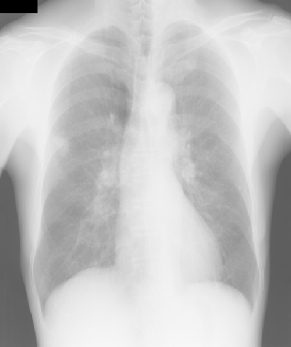
#> input picture Challenge1/imgs/chest.png, 291 x 347 px
$ jupyter execute Histogram_Equalization.ipynb
#> lines starting #> are read from the running program, lines starting #| are printed output that depends on the picture
<font size=6  color=#003366> <div style="text-align: center"> [LGBIO2050] - Medical Imaging <br><br>
<div style="text-align: center"> Challenge 1 - Histogram Equalization  </font> <br><br><br>

<font size=5  color=#003366>
<div style="text-align: left"> Professors :
<font size=4  color=#003366>
<div style="text-align: left"> Prof. G. Kerckhofs
<div style="text-align: left"> Prof. J. Lee <br>
<div style="text-align: left"> Prof. B. Macq <br>
<div style="text-align: left"> Prof. F. Peeters
<font size=5  color=#003366>

<br> <br>
<div style="text-align: left"> Teaching assistants :
<font size=4  color=#003366>
<div style="text-align: left"> Damien Dasnoy-Sumell (damien.dasnoy@uclouvain.be)<br>
<div style="text-align: left">Estelle Loÿen (estelle.loyen@uclouvain.be)
<font size=5  color=#003366>
<div style="text-align: right"> 2021-2022 </div>
<br><br>
</font>

<font size=5  color=#003366>
<div style="text-align: left"> Students :
<font size=4  color=#003366>
<div style="text-align: left"> Conet Brieuc(11181800)<br>
<div style="text-align: left"> Deside Guillaume (39731800)<br>
<div style="text-align: left"> Loffet Alexandre (54701700)
<font size=5  color=#003366>

</font>

<font size=6 color=#009999> 1. Guidelines and Deliverables </font> <br>
   - This assignment is due on **The 14th October 2021**.
   - Copying code or answers from other groups (or from the internet) is strictly forbidden. Each source of inspiration must be clearly indicated.
   - The jupyter notebook containing the code and **detailed answers** to the questions must be delivered in an
archive (.zip folder) on Moodle. The answers have to be written in English.<br> <br>

<font size=6 color=#009999> 2. Context and objective </font> <br> <br>
<div style="text-align: justify">It happens that images contain significant amount of details which are not visually perceptible.
One reason for this may be that these images are poorly contrasted, i.e., they have a poor dynamic range in their
pixel intensities. In such situation, applying a transformation to the image that will stretch its dynamic range is
often desirable.<br>

The normalised histogram of a gray level image is defined by the following equation:

$$ p_{r}(k)=\frac{n_{k}}{N}$$

<div style="text-align: justify">where $n_{k}$  is the the number of pixels with gray level $k$ and $k = 0, 1, ...L-1$ and $N$ is the total number of
pixels. $p_{r}(k)$ can be interpreted as the probability of occurrence of gray level $k$. A plot of $n_{k}$ versus $k$ is known as a histogram.<br>


<div style="text-align: justify">Gray level transformations applied to the histogram are among the simplest of image enhancement techniques. However, such transforms have a wide range of applications despite their simplicity.<br>

Histogram Equalization (HE) is the transformation of the histogram denoted by $T$ and depicted by the Equation:

$$ s(k) = T(r_{k})= \sum_{j=0}^{k} p_{r}(r_{j}) = \sum_{j=0}^{k}\frac{n_{j}}{N} $$

<font size=6 color=#009999> 3. Data importation </font> <br> <br>

<div class="alert alert-info">
<b>QUESTION 1</b>  <br>
In the following cell, import the images of the chest and knee radiographs (chest.png & knee.jpeg).

### Import

[cell 1]
from skimage.io import imread
from skimage.color import rgb2gray
import matplotlib.pyplot as plt
import numpy as np

[cell 2]
nb_bins = 256 #use in histogram

### Chest's image + histogram

[cell 3]
img_chest = imread("imgs/chest.png")
#> img_chest is the input picture: shape (347, 291, 3); min 0, max 247, mean 196.1
fig =plt.figure(figsize=(16,8))
fig.set_size_inches(18.5, 10.5)

ax1=fig.add_subplot(221)
ax1.imshow(img_chest,cmap="gray")

ax2=fig.add_subplot(222)
ax2.hist(img_chest.flatten()/255,bins=nb_bins)


ax1.title.set_text('Chest radiograph')
ax2.title.set_text('Histogram for chest radiograph')
plt.show()
#> figure, not shown here; panel 2: tallest bar 7242 high, from x = 0.935 to 0.938

### Knee's image + histogram

[cell 4]
img_knee = imread("imgs/knee.jpeg")
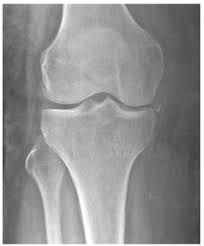
#> input picture Challenge1/imgs/knee.jpeg, 204 x 246 px
#> img_knee is the input picture: shape (246, 204, 3); min 54, max 255, mean 145.7

fig =plt.figure(figsize=(16,8))
fig.set_size_inches(18.5, 10.5)

ax1=fig.add_subplot(221)
ax1.imshow(img_knee,cmap="gray")

ax2=fig.add_subplot(222)
ax2.hist(img_knee.flatten()/255,bins=nb_bins)

ax1.title.set_text('Knee radiograph')
ax2.title.set_text('Histogram for knee radiograph')
plt.show()
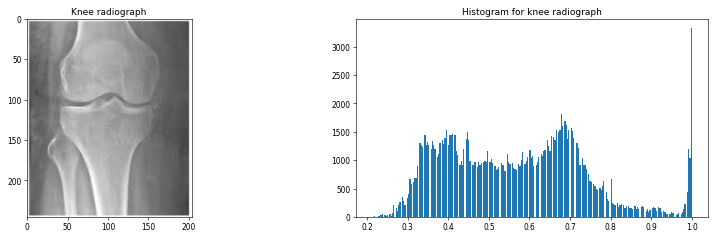
#> figure drawn by matplotlib, 2 panels; panel 2: tallest bar 3327 high, from x = 0.997 to 1

<font size=6 color=#009999> 4. Histogram Equalization implementation </font> <br> <br>
<div class="alert alert-info">
<b>QUESTION 2</b>  <br>
Implement (by yourself!) the Histogram Equalization method.

<div style="text-align: justify">You are not allowed to use implemented version of the code (openCV, Skimage, PIL,...). Show your results on the chest and knee radiographs and comment. Show the effect on the image histogram and comment.

### implementation of Histogram Equalization

[cell 5]
def histeq(img):
    """
    img : image on which we apply transformation

    return image with transformation
    """
    arr =img.flatten()
    hist = np.zeros(256)
    for k in arr :
        hist[k] += 1
#> after the loop, hist = 256 values, max 7242 at index 239, min 0 at index 1, mean 1183.3
    hist = hist/len(arr)
#> hist = 256 values, max 0.0239 at index 239, min 0 at index 1, mean 0.00391
    new_hist= np.cumsum(hist)
#> new_hist = 256 values from 0.00476 to 1
    new_hist=new_hist*255
#> new_hist = 256 values from 1.21 to 255
    img_new = new_hist[arr]
    img_new = np.reshape(img_new,img.shape)
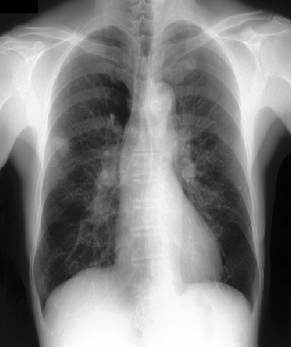
#> img_new: shape (347, 291, 3) float64; min 1.21, max 255, mean 128.9
    return img_new

[cell 6]
def csum(img):
    arr =img.flatten()
    hist = np.zeros(256)
    for k in arr :
        hist[k] += 1
    hist = hist/len(arr)
    new_hist= np.cumsum(hist)
    return new_hist

### Histogram Equalization of chest's image

[cell 7]
new_img_chest = histeq(img_chest)

fig = plt.figure(figsize=(16,8))
fig.set_size_inches(18.5, 10.5)


ax1 = fig.add_subplot(221)
ax1.imshow(rgb2gray(new_img_chest),cmap="gray")
ax1.title.set_text("chest radiograph after Histogram Equalization")

ax2 = fig.add_subplot(222)
ax2.hist(new_img_chest.flatten()/255,bins=nb_bins)
ax2.title.set_text("Histogram of chest after Histogram Equalization")
plt.show()
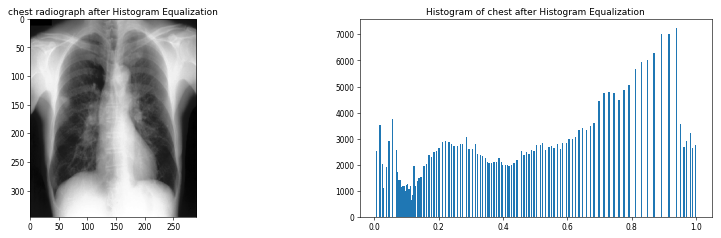
#> figure drawn by matplotlib, 2 panels; panel 2: tallest bar 7242 high, from x = 0.938 to 0.942

#### Comparasion of cumulative sum

[cell 8]
chest_cumsum = csum(img_chest)
#> after the loop in csum, `for k in arr :`: hist = 256 values, max 7242 at index 239, min 0 at index 1, mean 1183.3
#> in csum, `hist = hist/len(arr)`: hist = 256 values, max 0.0239 at index 239, min 0 at index 1, mean 0.00391
#> in csum, `new_hist= np.cumsum(hist)`: new_hist = 256 values from 0.00476 to 1
#> chest_cumsum = 256 values from 0.00476 to 1

chest_hist_cumsum = csum(new_img_chest.astype(int))
#> chest_hist_cumsum = 256 values from 0 to 1


fig = plt.figure(figsize=(16,8))

ax1 = fig.add_subplot(221)
ax1.plot(np.arange(0,256,1),chest_cumsum)
ax1.title.set_text("Cumulative sum of original chest radiograph")

ax2 = fig.add_subplot(222)
ax2.plot(np.arange(0,256,1),chest_hist_cumsum)
ax2.title.set_text("Cumulative sum of chest radiograph after Histogram Equalization")
plt.show()
#> figure, not shown here; panel 1: curve peaks at x = 247, y = 1; panel 2: curve peaks at x = 254, y = 1

[cell 9]
fig = plt.figure(figsize=(16,8))
fig.set_size_inches(18.5, 10.5)

ax1 = fig.add_subplot(221)
ax1.imshow(rgb2gray(new_img_chest),cmap="gray")
ax1.title.set_text("chest radiograph after Histogram Equalization")

ax2 = fig.add_subplot(222)
ax2.imshow(img_chest,cmap ="gray")
ax2.title.set_text("chest original radiograph")
plt.show()
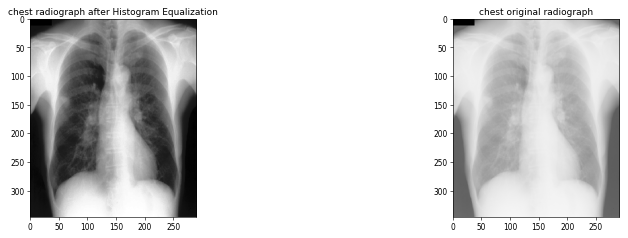
#> figure drawn by matplotlib, 2 panels

### Histogram Equalization of knee's image

[cell 10]
new_img_knee= histeq(img_knee)
#> the loop in histeq (call 2), `for k in arr :` made 150552 passes
#> k on passes 1 to 3: 249, 249, 249
#> after the loop in histeq (call 2), `for k in arr :`: hist = 256 values, max 3327 at index 255, min 0 at index 0, mean 588.1
#> in histeq (call 2), `hist = hist/len(arr)`: hist = 256 values, max 0.0221 at index 255, min 0 at index 0, mean 0.00391
#> in histeq (call 2), `new_hist= np.cumsum(hist)`: new_hist = 256 values from 0 to 1
#> in histeq (call 2), `new_hist=new_hist*255`: new_hist = 256 values from 0 to 255
#> in histeq (call 2), `img_new = np.reshape(img_new,img.shape)`:
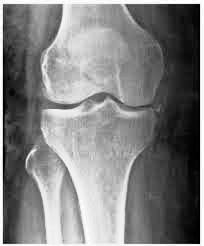
#> img_new: shape (246, 204, 3) float64; min 0.0102, max 255, mean 128.5

fig = plt.figure(figsize=(16,8))
fig.set_size_inches(18.5, 10.5)

ax1 = fig.add_subplot(221)
ax1.imshow(rgb2gray(new_img_knee),cmap="gray")
ax1.title.set_text("knee radiograph after Histogram Equalization")

ax2 = fig.add_subplot(222)
ax2.hist(new_img_knee.flatten()/255,bins=nb_bins)
ax2.title.set_text("Histogram of knee after Histogram Equalization")
plt.show()
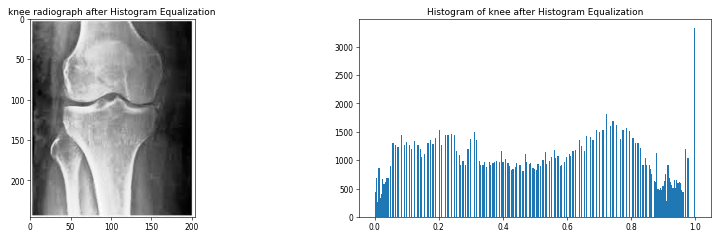
#> figure drawn by matplotlib, 2 panels; panel 2: tallest bar 3327 high, from x = 0.996 to 1

#### Comparasion of cumulative sum

[cell 11]
knee_cumsum = csum(img_knee)
#> knee_cumsum = 256 values from 0 to 1

knee_hist_cumsum = csum(new_img_knee.astype(int))
#> knee_hist_cumsum = 256 values from 0.00299 to 1


fig = plt.figure(figsize=(16,8))

ax1 = fig.add_subplot(221)
ax1.plot(np.arange(0,256,1),knee_cumsum)
ax1.title.set_text("Cumulative sum of original knee radiograph")

ax2 = fig.add_subplot(222)
ax2.plot(np.arange(0,256,1),knee_hist_cumsum)
ax2.title.set_text("Cumulative sum of knee radiograph after Histogram Equalization")
plt.show()
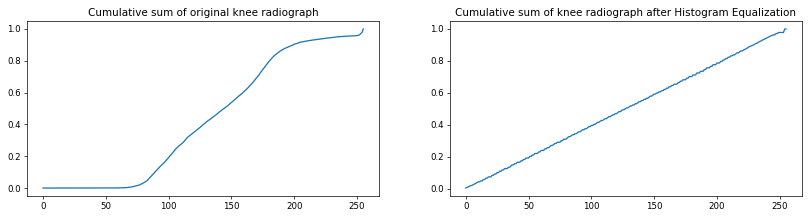
#> figure drawn by matplotlib, 2 panels; panel 1: curve peaks at x = 255, y = 1; panel 2: curve peaks at x = 254, y = 1

[cell 12]
fig = plt.figure(figsize=(16,8))
fig.set_size_inches(18.5, 10.5)
ax1 = fig.add_subplot(221)
ax1.imshow(rgb2gray(new_img_knee),cmap="gray")
ax1.title.set_text("knee radiograph after Histogram Equalization")

ax2 = fig.add_subplot(222)
ax2.imshow(img_knee,cmap ="gray")
ax2.title.set_text("original knee radiograph")
plt.show()
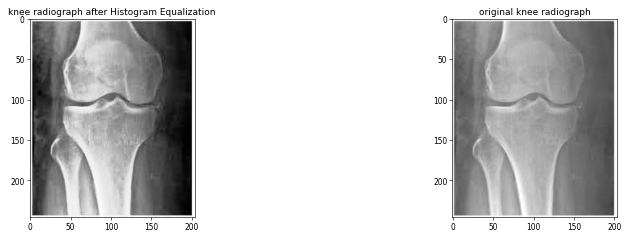
#> figure drawn by matplotlib, 2 panels

#### Comments

Comments on the results on the chest and knee radiographs:

Comments on the results on the image histogram:

<div class="alert alert-info">
<b>QUESTION 3</b>  <br>
What are the main drawbacks of Histogram Equalization?

<ul>
  <li>
It doesn't work well for all images, especially for images that are already using a wide range of the grey spectrum. </li>
  <li>It's a global level method, taking into account all pixels. Thus, it can increase the contrast of the background noise while reducing the usable signal.</li>
  <li>It requires calculating and creating the cumulative histogram, which is a quite costly process. </li>
    <li>The algorithm is not reversible. We cannot get back to the original image once the histogram equalization is done if we do not have the original spectrum wide. </li>
</ul>

<div class="alert alert-info">
<b>QUESTION 4</b>  <br>
What happens when you apply consecutively Histogram Equalization multiple times on the same image?

[cell 13]
nb_consecutive = 3

[cell 14]
fig, axes = plt.subplots(1, nb_consecutive)
fig.set_size_inches(18.5, 10.5)
img_iterative = img_chest
img_comparaison = np.around(histeq(img_iterative))
for k in range(nb_consecutive):
    img_iterative = np.around(histeq(img_iterative))
    # assert (img_comparaison == img_iterative).all() #allow to test if images are similiar
    img_iterative = img_iterative.astype(int)
    axes[k].imshow(rgb2gray(img_iterative),cmap="gray")
    axes[k].title.set_text(f"{k+1} iteration of Histogram Equalization")
    axes[k].title.set_size(18)

plt.show()
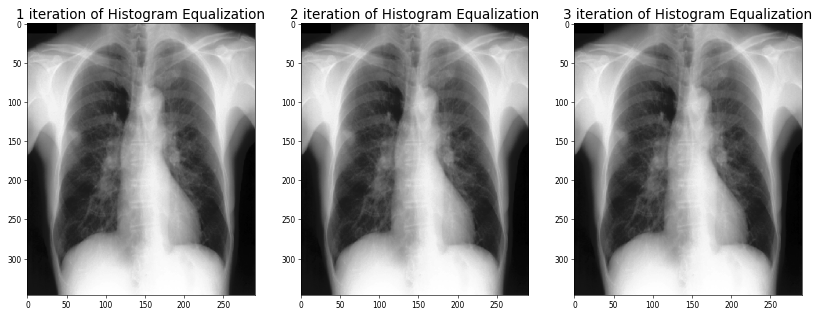
#> figure drawn by matplotlib, 3 panels
